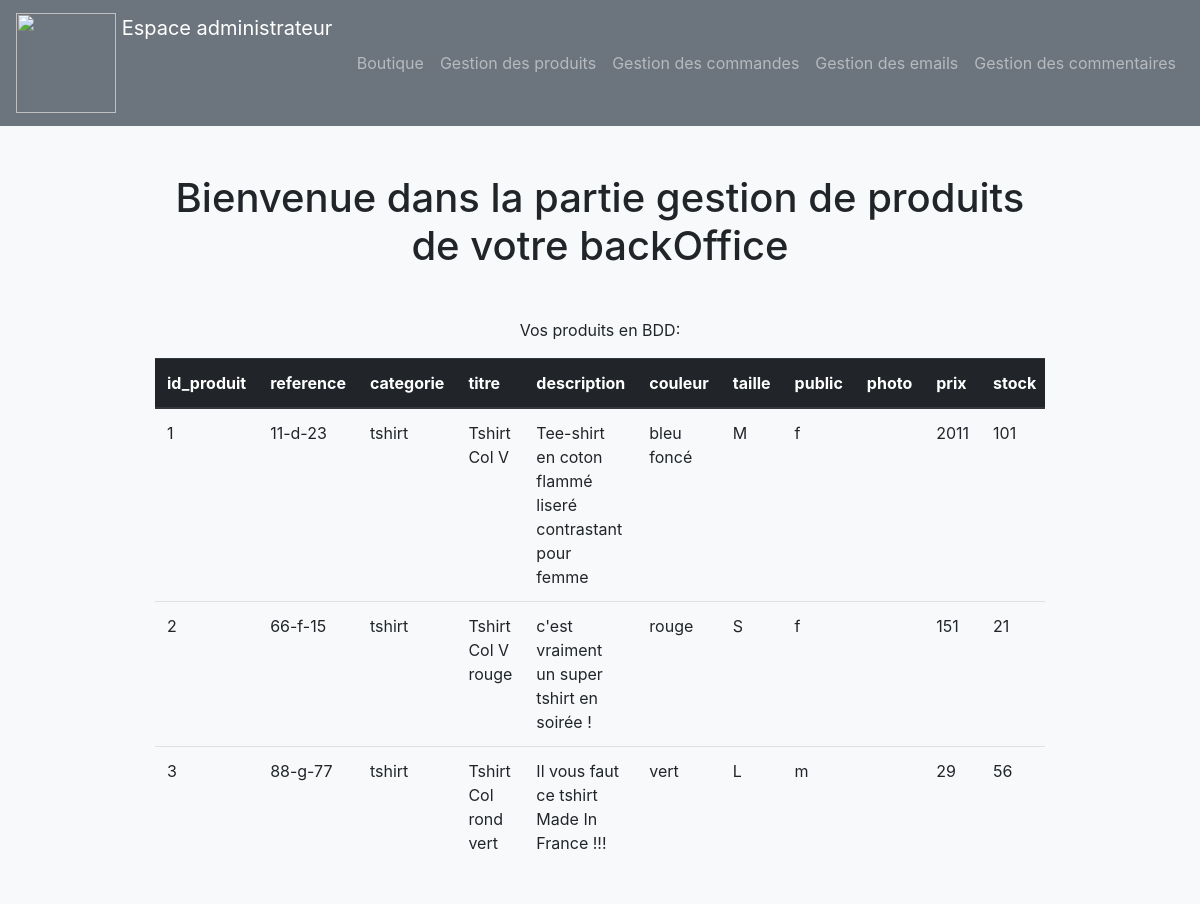
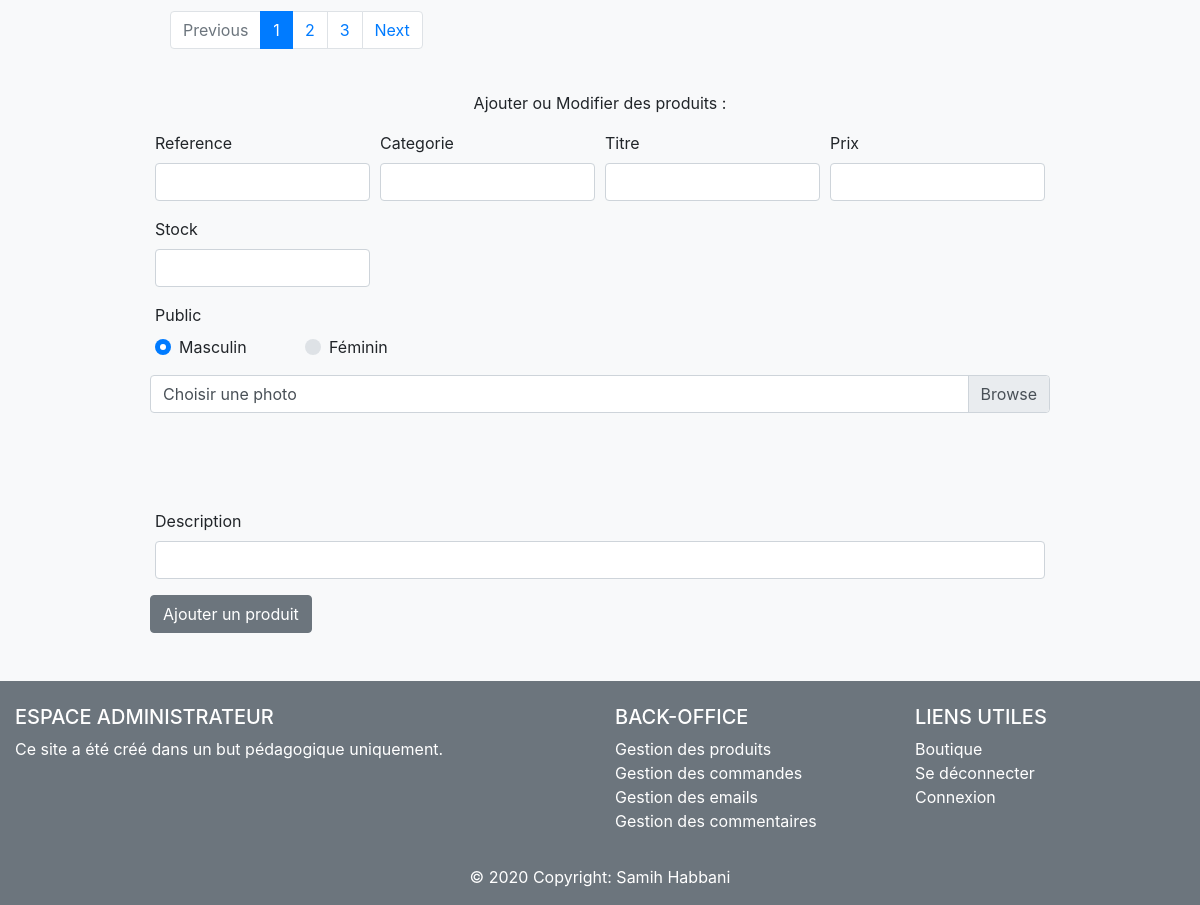
The page /admin/gestion_produits.php on the database its author committed (2 pictures, top to bottom).
### tables this page shows
CREATE TABLE `produit` (
  `id_produit` int(3) NOT NULL,
  `reference` varchar(20) NOT NULL,
  `categorie` varchar(20) NOT NULL,
  `titre` varchar(100) NOT NULL,
  `description` text NOT NULL,
  `couleur` varchar(20) NOT NULL,
  `taille` varchar(5) NOT NULL,
  `public` enum('m','f','mixte') NOT NULL,
  `photo` varchar(250) NOT NULL,
  `prix` int(3) NOT NULL,
  `stock` int(3) NOT NULL
);

### inc/fonction.php (called while the page is built, shortened)
<?php
    function pagination($pdo, $nombreArticlePagePage, $requeteSQL) {
        $articlesParPage = $nombreArticlePagePage;
        if(isset($_GET["page"]) && !empty($_GET["page"])) {
            $pageEnCours = $_GET["page"];
        } else {
            $pageEnCours = 1;
        }
        $nbrArticles = $pdo->query($requeteSQL)->fetchColumn();
        $pages = ceil($nbrArticles / $articlesParPage);
        $premierArticle = ($pageEnCours * $articlesParPage)  - $articlesParPage;
        $elemForPagination = ["nbrArticles" => $nbrArticles, "pages" => $pages, "premierArticle" => $premierArticle, "pageEnCours" => $pageEnCours];
        return $elemForPagination;
    }
?>

### admin/gestion_produits.php (the view, shortened to what this page needs)
<?php
require_once("../inc/init.php");
    $elementsPourLaPagination = pagination($pdo, 3, "SELECT COUNT(*) FROM produit");
$stmt = $pdo->query("SELECT * FROM produit LIMIT $elementsPourLaPagination[premierArticle], 3");
$reference = (isset($produit)) ? $produit["reference"] : "";
$categorie = (isset($produit)) ? $produit["categorie"] : "";
$titre = (isset($produit)) ? $produit["titre"] : "";
$description = (isset($produit)) ? $produit["description"] : "";
$prix = (isset($produit)) ? $produit["prix"] : "";
$stock = (isset($produit)) ? $produit["stock"] : "";
require_once("inc/header.php");
?>
<h1 class='mb-5 text-center'>Bienvenue dans la partie gestion de produits de votre backOffice</h1>
<p>Vos produits en BDD:</p>
<table class="table table-responsive mb-5">
  <thead class="thead-dark">
    <tr>
        <?php for ($i = 0; $i < $stmt->columnCount(); $i++) {
            $col = $stmt->getColumnMeta($i); ?>
            <th scope="col"><?= $col['name']; ?></th>
        <?php } ?>
    </tr>
  </thead>
  <tbody>
        <?php foreach($stmt->fetchAll(PDO::FETCH_ASSOC) as $index => $produit) { ?>
            <tr>
                <?php foreach($produit as $index => $valeur) {
                    if($index == 'photo') { ?>
                        <td> <img style="width:50px" src="<?= $valeur; ?>" alt=""> </td>
                    <?php } else { ?>
                        <td> <?php echo $produit[$index];  ?> </td>
                    <?php } ?>
                <?php } ?>
            </tr>
       <?php } ?>
  </tbody>
</table>
<div class="row col-md-12">
    <nav aria-label="Page navigation example">
    <ul class="pagination">
        <li class="page-item <?php echo ($elementsPourLaPagination["pageEnCours"] == 1) ? "disabled" : ""; ?>">
            <a class="page-link" href="?page=<?php echo $elementsPourLaPagination["pageEnCours"] - 1; ?>">Previous</a>
        </li>
        <?php for($page = 1; $page <= $elementsPourLaPagination["pages"]; $page++) { ?>
            <li class="page-item <?php echo ($elementsPourLaPagination["pageEnCours"] == $page) ? "active" : ""; ?>">
                <a class="page-link" href="?page=<?php echo $page; ?>"><?php echo $page; ?></a>
            </li>
        <?php } ?>
        <li class="page-item <?php echo ($elementsPourLaPagination["pageEnCours"] == $elementsPourLaPagination["pages"]) ? "disabled" : ""; ?>">
            <a class="page-link" href="?page=<?php echo $elementsPourLaPagination["pageEnCours"] + 1; ?>">Next</a>
        </li>
    </ul>
    </nav>
</div>
<p id="ajout_modif">Ajouter ou Modifier des produits :</p>
<form action="" method="POST" enctype="multipart/form-data">
    <div class="form-row">
        <div class="form-group col-md-3">
            <label for="reference">Reference</label>
            <input type="text" class="form-control" id="reference" name="reference" value="<?= $reference; ?>">
        </div>
        <div class="form-group col-md-3">
            <label for="categorie">Categorie</label>
            <input type="text" class="form-control" id="categorie" name="categorie" value="<?= $categorie; ?>">
        </div>
        <div class="form-group col-md-3">
            <label for="titre">Titre</label>
            <input type="text" class="form-control" id="titre" name="titre" value="<?= $titre; ?>">
        </div>
        <div class="form-group col-md-3">
            <label for="prix">Prix</label>
            <input type="text" class="form-control" id="prix" name="prix" value="<?= $prix; ?>">
        </div>
        <div class="form-group col-md-3">
            <label for="stock">Stock</label>
            <input type="text" class="form-control" id="stock" name="stock" value="<?= $stock; ?>">
        </div>
        <div class="form-group col-md-2">
            <label for="public_m">Public</label>
            <div class="custom-control custom-radio">
                <label class="custom-control-label" for="public_m">Masculin</label>
            </div>
        </div>
        <div class="form-group col-md-2">
            <label for="public_f" style="color:transparent">Public</label>
            <div class="custom-control custom-radio">
                <label class="custom-control-label" for="public_f">Féminin</label>
            </div>
        </div>
        <div class="custom-file mb-5">
            <label class="custom-file-label" for="maPhoto">Choisir une photo</label>
        </div>
        <div class="form-group col-md-12 mt-5">
            <label for="description">Description</label>
            <input type="text" class="form-control" id="description" name="description" value="<?= $description; ?>">
        </div>
        <?php if(isset($_GET["action"]) && $_GET["action"] == "modification") { ?>
            <button type="submit" class="btn btn-secondary" name="modifierProduit">Modifier un produit</button>
        <?php } else { ?>
            <button type="submit" class="btn btn-secondary" name="ajouterProduit">Ajouter un produit</button>
        <?php } ?>
    </div>
</form>
<?php
    require_once("inc/footer.php");
?>

### admin/inc/css/style.css (style rules this page uses)
nav { min-height: 10vh; }

### rows shown on the page
produit: id_produit "1", reference "11-d-23", categorie "tshirt", titre "Tshirt Col V", description "Tee-shirt en coton flammé liseré contrastant pour femme", couleur "bleu foncé", taille "M", public "f", prix "2011", stock "101"
produit: id_produit "2", reference "66-f-15", categorie "tshirt", titre "Tshirt Col V rouge", description "c'est vraiment un super tshirt en soirée !", couleur "rouge", taille "S", public "f", prix "151", stock "21"
produit: id_produit "3", reference "88-g-77", categorie "tshirt", titre "Tshirt Col rond vert", description "Il vous faut ce tshirt Made In France !!!", couleur "vert", taille "L", public "m", prix "29", stock "56"

### other values the page prints
$col['name'] "id_produit"
$col['name'] "reference"
$col['name'] "categorie"
$col['name'] "titre"
$col['name'] "description"
$col['name'] "couleur"
$col['name'] "taille"
$col['name'] "public"
$col['name'] "photo"
$col['name'] "prix"
$col['name'] "stock"
